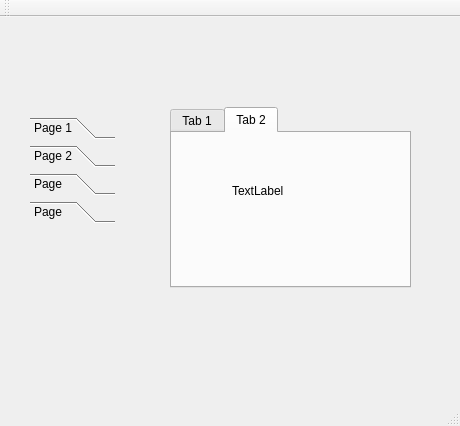
<?xml version="1.0" encoding="UTF-8"?>
<ui version="4.0">
 <class>MainWindow</class>
 <widget class="QMainWindow" name="MainWindow">
  <property name="geometry">
   <rect>
    <x>0</x>
    <y>0</y>
    <width>460</width>
    <height>426</height>
   </rect>
  </property>
  <property name="windowTitle">
   <string>MainWindow</string>
  </property>
  <widget class="QWidget" name="centralWidget">
   <widget class="QToolBox" name="toolBox">
    <property name="geometry">
     <rect>
      <x>30</x>
      <y>100</y>
      <width>85</width>
      <height>145</height>
     </rect>
    </property>
    <property name="currentIndex">
     <number>3</number>
    </property>
    <widget class="QWidget" name="page">
     <property name="geometry">
      <rect>
       <x>0</x>
       <y>0</y>
       <width>85</width>
       <height>25</height>
      </rect>
     </property>
     <attribute name="label">
      <string>Page 1</string>
     </attribute>
    </widget>
    <widget class="QWidget" name="page_2">
     <property name="geometry">
      <rect>
       <x>0</x>
       <y>0</y>
       <width>85</width>
       <height>25</height>
      </rect>
     </property>
     <attribute name="label">
      <string>Page 2</string>
     </attribute>
    </widget>
    <widget class="QWidget" name="page_3">
     <attribute name="label">
      <string>Page</string>
     </attribute>
    </widget>
    <widget class="QWidget" name="page_4">
     <attribute name="label">
      <string>Page</string>
     </attribute>
    </widget>
   </widget>
   <widget class="QTabWidget" name="tabWidget">
    <property name="geometry">
     <rect>
      <x>170</x>
      <y>90</y>
      <width>241</width>
      <height>181</height>
     </rect>
    </property>
    <property name="currentIndex">
     <number>1</number>
    </property>
    <widget class="QWidget" name="tab">
     <attribute name="title">
      <string>Tab 1</string>
     </attribute>
    </widget>
    <widget class="QWidget" name="tab_2">
     <attribute name="title">
      <string>Tab 2</string>
     </attribute>
     <widget class="QLabel" name="label">
      <property name="geometry">
       <rect>
        <x>60</x>
        <y>50</y>
        <width>72</width>
        <height>15</height>
       </rect>
      </property>
      <property name="text">
       <string>TextLabel</string>
      </property>
     </widget>
    </widget>
   </widget>
  </widget>
  <widget class="QMenuBar" name="menuBar">
   <property name="geometry">
    <rect>
     <x>0</x>
     <y>0</y>
     <width>460</width>
     <height>26</height>
    </rect>
   </property>
  </widget>
  <widget class="QToolBar" name="mainToolBar">
   <attribute name="toolBarArea">
    <enum>TopToolBarArea</enum>
   </attribute>
   <attribute name="toolBarBreak">
    <bool>false</bool>
   </attribute>
  </widget>
  <widget class="QStatusBar" name="statusBar"/>
 </widget>
 <layoutdefault spacing="6" margin="11"/>
 <resources/>
 <connections/>
</ui>
